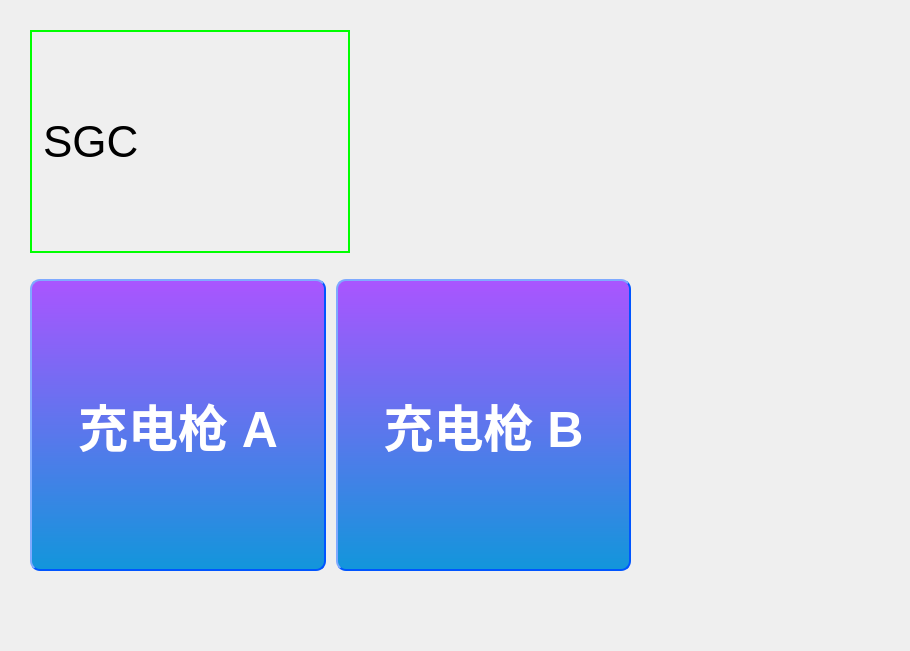
<?xml version="1.0" encoding="UTF-8"?>
<ui version="4.0">
 <class>AppBarSettingsForm</class>
 <widget class="QWidget" name="AppBarSettingsForm">
  <property name="geometry">
   <rect>
    <x>0</x>
    <y>0</y>
    <width>910</width>
    <height>651</height>
   </rect>
  </property>
  <property name="windowTitle">
   <string>Form</string>
  </property>
  <property name="styleSheet">
   <string notr="true"/>
  </property>
  <widget class="QWidget" name="verticalLayoutWidget">
   <property name="geometry">
    <rect>
     <x>20</x>
     <y>20</y>
     <width>621</width>
     <height>561</height>
    </rect>
   </property>
   <layout class="QVBoxLayout" name="verticalLayout" stretch="2,5">
    <item>
     <layout class="QHBoxLayout" name="horizontalLayout_2" stretch="1,1">
      <property name="spacing">
       <number>10</number>
      </property>
      <property name="leftMargin">
       <number>10</number>
      </property>
      <property name="topMargin">
       <number>10</number>
      </property>
      <property name="rightMargin">
       <number>10</number>
      </property>
      <property name="bottomMargin">
       <number>10</number>
      </property>
      <item>
       <widget class="QLabel" name="lable_info">
        <property name="minimumSize">
         <size>
          <width>320</width>
          <height>150</height>
         </size>
        </property>
        <property name="font">
         <font>
          <pointsize>33</pointsize>
         </font>
        </property>
        <property name="styleSheet">
         <string notr="true">border:2px solid rgb(0, 255, 0);</string>
        </property>
        <property name="text">
         <string>SGC</string>
        </property>
       </widget>
      </item>
      <item>
       <spacer name="horizontalSpacer">
        <property name="orientation">
         <enum>Qt::Horizontal</enum>
        </property>
        <property name="sizeHint" stdset="0">
         <size>
          <width>40</width>
          <height>20</height>
         </size>
        </property>
       </spacer>
      </item>
     </layout>
    </item>
    <item>
     <layout class="QHBoxLayout" name="horizontalLayout">
      <property name="spacing">
       <number>10</number>
      </property>
      <property name="leftMargin">
       <number>10</number>
      </property>
      <property name="topMargin">
       <number>10</number>
      </property>
      <property name="rightMargin">
       <number>10</number>
      </property>
      <property name="bottomMargin">
       <number>10</number>
      </property>
      <item>
       <widget class="QPushButton" name="btn_GunA">
        <property name="minimumSize">
         <size>
          <width>112</width>
          <height>292</height>
         </size>
        </property>
        <property name="sizeIncrement">
         <size>
          <width>0</width>
          <height>0</height>
         </size>
        </property>
        <property name="styleSheet">
         <string notr="true">QPushButton
{
    color:#ffffff; /*文字颜色*/
    background-color:qlineargradient(x1: 0, y1: 0, x2: 0, y2: 1, stop:0 #aa55ff, stop: 1 #1296db);/*背景色*/
    border-style:outset; /*边框风格*/
    border-width:2px;/*边框宽度*/
    border-color:#0055ff; /*边框颜色*/
    border-radius:10px; /*边框倒角*/
    font:bold 50px; /*字体*/
    font-family: Segoe UI;
    min-width:100px;/*控件最小宽度*/
    min-height:280px;/*控件最小高度*/
    padding:4px;/*内边距*/
}
</string>
        </property>
        <property name="text">
         <string>充电枪 A</string>
        </property>
       </widget>
      </item>
      <item>
       <widget class="QPushButton" name="btn_GunB">
        <property name="minimumSize">
         <size>
          <width>112</width>
          <height>292</height>
         </size>
        </property>
        <property name="styleSheet">
         <string notr="true">QPushButton
{
    color:#ffffff; /*文字颜色*/
    background-color:qlineargradient(x1: 0, y1: 0, x2: 0, y2: 1, stop:0 #aa55ff, stop: 1 #1296db);/*背景色*/
    border-style:outset; /*边框风格*/
    border-width:2px;/*边框宽度*/
    border-color:#0055ff; /*边框颜色*/
    border-radius:10px; /*边框倒角*/
    font:bold 50px; /*字体*/
    font-family: Segoe UI;
    min-width:100px;/*控件最小宽度*/
    min-height:280px;/*控件最小高度*/
    padding:4px;/*内边距*/
}
</string>
        </property>
        <property name="text">
         <string>充电枪 B</string>
        </property>
       </widget>
      </item>
     </layout>
    </item>
   </layout>
  </widget>
 </widget>
 <resources/>
 <connections/>
</ui>
